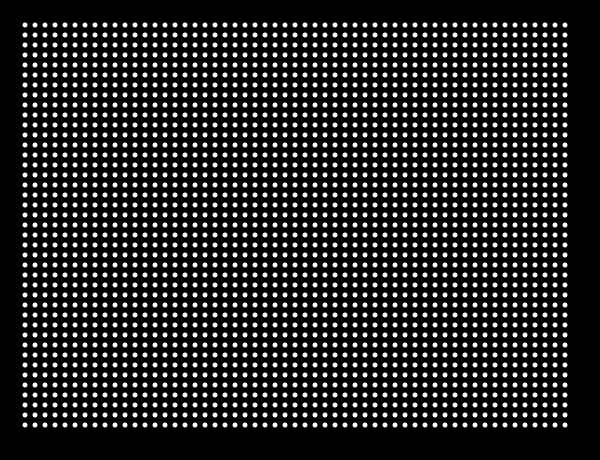
Frame 1 (no input)
Frame 60 (the mouse pressed at the canvas centre just before this capture): identical to frame 1, image omitted
Frame 120 (the mouse held since frame 60 and released just before this capture): identical to frame 1, image omitted

The Processing sketch that drew this single still picture (run headless with seeded random() and noise(); from frame 60 on, the mouse is pressed at the canvas centre):

// Processing sketch: BoucleFor_02
// ── BoucleFor_02.pde
/*
 * BOUCLE_FOR_02
 * Comment dessiner une trame de forme
 *
 * MW_2016
 * https://github.com/FreeArtBureau/ITERATIONS
 * www.iterations.fabprojects.codes
 *
 *
 * end
 */

/////////////////////////// GLOBALS ////////////////////////////
int MARGE = 25;
float DIA = 5;
int PAS = 10;
/////////////////////////// SETUP ////////////////////////////

void setup() {
  size(600, 460);
  background(0);
  smooth();
  noStroke();
}

/////////////////////////// DRAW ////////////////////////////
void draw() {
  background(0);

  for (int y=MARGE; y<height-MARGE; y+=PAS) {
    for (int x=MARGE; x<width-MARGE; x+=PAS) {     
      ellipse(x, y, DIA, DIA);
    }
  }
}

/////////////////////////// FUNCTIONS ////////////////////////////
